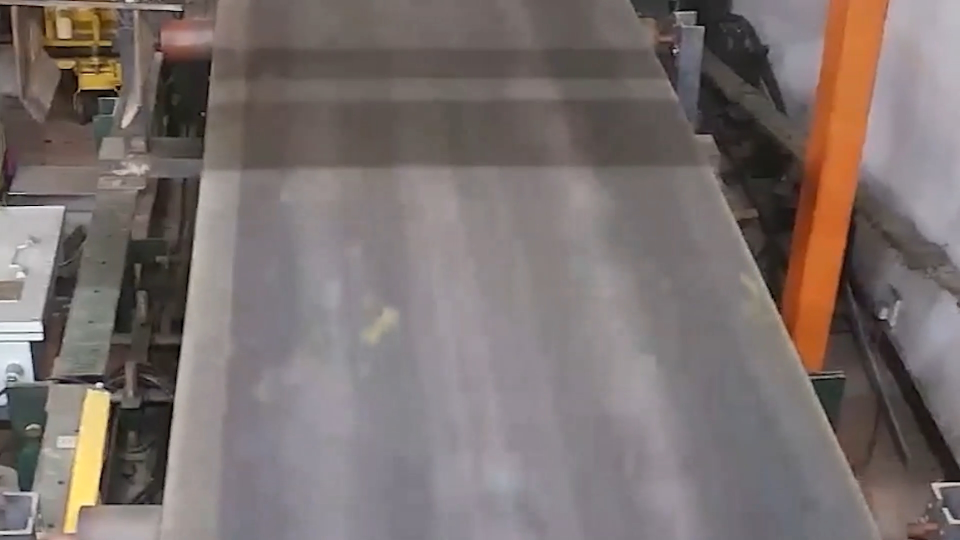
#> input picture source/belt10.jpg, 1920 x 1080 px, found by its file name (shown at 1/2 size)
$ python img_process.py
#> lines starting #> are read from the running program, lines starting #| are printed output that depends on the picture; after the words box and inside, x2 and y2 are one past the last pixel; in counts of white or black regions, pixels touching at a corner belong together
import numpy as np
import cv2

INITIAL_ROI = True
FURTHER_ROI = False
CENTER = 995


class process():

    def cvShow(self, img, name):
        """
        显示可调控窗口
        :parmam img: 原始图像
        :parmam name: 生成图像窗口名称
        """
        cv2.namedWindow(name, cv2.WINDOW_NORMAL)
        cv2.imshow(name, img)

    def retinex(self, image, sigma_list):
        self.retinex_output = np.zeros_like(image)
        for self.sigma in sigma_list:
            # 对图像应用高斯模糊
            self.blurred = cv2.GaussianBlur(image, (0, 0), self.sigma)
            image[image == 0] = 1e-10
            self.blurred[self.blurred == 0] = 1e-10
            # 计算原始图像和模糊图像的对数差值
            self.log_scale_diff = np.log(image) - np.log(self.blurred)

            # 将对数差值添加到输出中
            self.retinex_output += self.log_scale_diff

        # 对输出图像进行归一化
        self.retinex_output = (self.retinex_output / len(sigma_list)) * 255
        self.retinex_output = np.uint8(np.clip(self.retinex_output, 0, 255))

        return self.retinex_output

    def inital_process(self, img):
        """
        图片进行初步处理
        :param img: 原始图像
        :return: 返回初步处理图像
        """
        # 灰度处理
        self.gray = cv2.cvtColor(img, cv2.COLOR_BGR2GRAY)
        '''
        # 图像增强
        clahe = cv2.createCLAHE(
            clipLimit=2.0, tileGridSize=(10, 10))  # 对图像进行分割,10*10
        gray = clahe.apply(gray)  # 进行直方图均衡化
        # 高斯滤波
        blur = cv2.GaussianBlur(gray, (3, 3), 1)
        kernel_2 = np.ones((3, 3), np.uint8)
        # 腐蚀膨胀操作
        erosion = cv2.erode(blur, kernel=kernel_2, iterations=2)
        dilate = cv2.dilate(erosion, kernel_2, iterations=1)

        edges = cv2.Canny(dilate, 250, 180)
        '''

        # 改进Retinex增强图像
        self.sigma_list = [15, 80, 250]
        self.image = self.gray.astype(np.float32) / 255.0
        self.image = self.retinex(self.image, self.sigma_list)
        # 边缘检测
        self.edges = cv2.Canny(self.image, 250, 180)

        return self.edges

    def region_of_interest(self, img, vertices, sign):
        """
        生成ROI区域
        :param img: 原始图像,是提取了物体边缘的图像
        :param vertices: 多边形坐标
        :return: 返回只保留了ROI区域内的物体边缘的图像
        """
        # 生成和img大小一致的图像矩阵,全部填充0(黑色)
        self.roi = np.zeros_like(img)
        # vertices即梯形区域顶点,填充梯形内部区域为白色
        if (sign):
            self.ignore_mask_color = 255
        else:
            self.roi = cv2.bitwise_not(self.roi)
            self.ignore_mask_color = 0
        # 填充函数,将vertices多边形区域填充为指定的灰度值
        cv2.fillPoly(self.roi, vertices, color=self.ignore_mask_color)
        # 显示ROI区域
        # cvShow(roi, 'ROI')
        # cv2.waitKey(0)
        # cv2.destroyAllWindows()
        # 两张图片上的像素进行与操作,ROI区域中已经填充白色,其他是黑色
        # img中是canny算子提取的物体边缘是白色，其他区域是黑色
        # 黑色与黑色与运算还是黑色，白色与白色与运算还是白色，白色与黑色与运算是黑色
        # bitwise_and即两张图片上相同位置像素点上的灰度值进行与运算
        self.masked_image = cv2.bitwise_and(img, self.roi)
        # cvShow(masked_image, 'masked_image')
        # cv2.waitKey(0)
        # cv2.destroyAllWindows()
        return self.masked_image

    def calculate_slope(self, line):
        """
        计算斜率
        :param line: np.array([[x_1,y_1,x_2,y_2]])
        :return:
        """
        self.x_1, self.y_1, self.x_2, self.y_2 = line[0]
        return (self.y_2 - self.y_1) / (self.x_2 - self.x_1)

    def bypass_angle_filter(self, lines, low_thres, high_thres):
        """
        角度滤波器
        :param lines: 概率霍夫变换得到的直线的端点对集合
        :param low_thres:低阈值
        :param high_thres:高阈值
        :return:得到过滤后的直线端点对集合
        """
        self.filtered_lines = []
        if lines is None:
            return self.filtered_lines
        for self.line in lines:
            for self.x1, self.y1, self.x2, self.y2 in self.line:
                # 过滤掉角度0或90度的直线
                if self.x1 == self.x2 or self.y1 == self.y2:
                    continue
                # 保留角度在low_thres到high_thres之间的直线,角度按360度的标度来算
                self.angle = abs(
                    np.arctan((self.y2 - self.y1) / (self.x2 - self.x1)) * 180 / np.pi)
                if low_thres < self.angle < high_thres:
                    self.filtered_lines.append(
                        [[self.x1, self.y1, self.x2, self.y2]])
        return self.filtered_lines

    def reject_abnormal_lines(self, lines, threshold):
        """
        剔除斜率不一致线段
        :param lines: 线段集合,np.array([[x_1,y_1,x_2,y_2]])
        :return:
        """
        # 计算线段斜率集合
        self.slopes = [self.calculate_slope(line) for line in lines]
        while len(lines) > 0:
            # 计算斜率平均值
            self.mean = np.mean(self.slopes)
            # 计算斜率与平均值差值集合
            self.diff = [abs(self.s - self.mean) for self.s in self.slopes]
            # 索引差值最大值下标
            idx = np.argmax(self.diff)
            if self.diff[idx] > threshold:
                # 删除此直线
                self.slopes.pop(idx)
                lines.pop(idx)
            else:
                break
        return lines

    def least_squares_fit(self, lines):
        """
        将lines中的线段拟合成一条
        :param lines: 线段集合,np.array([[x_1,y_1,x_2,y_2]])
        :return: 线段上两点,np.array([[xmin,ymin],[xmax,ymax]])
        """
        # 取出所有坐标点
        self.x_coords = np.ravel(
            [[line[0][0], line[0][2]] for line in lines])
        self.y_coords = np.ravel(
            [[line[0][1], line[0][3]] for line in lines])
        # 进行直线拟合,得到多项式系数 k,b
        self.poly = np.polyfit(self.x_coords, self.y_coords, deg=1)
        # 根据多项式系数,计算两个直线上的点，用于唯一确定这条直线 val用于求y = k*x + b
        self.point_min = (np.min(self.x_coords), np.polyval(
            self.poly, np.min(self.x_coords)))
        self.point_max = (np.max(self.x_coords), np.polyval(
            self.poly, np.max(self.x_coords)))
        return np.array([self.point_min, self.point_max], dtype=np.int64)

    def dispose_line(self, edges):
        """
        处理初步处理后图像生成霍夫线集合
        :param edges: 初步处理图像
        :return: lines 霍夫线集合 np.array([[x_1,y_1,x_2,y_2]])
        """
        # 霍夫变换获取所有线段
        self.lines = cv2.HoughLinesP(edges, 1, np.pi/180, threshold=30,
                                     minLineLength=10, maxLineGap=100)
        # lines = cv2.HoughLinesP(masked, 1, np.pi/180, threshold=100,
        #                     minLineLength=100, maxLineGap=30)
        return self.lines

    def generate_line(self, lines):
        """
        生成所需绘制线条
        :param lines: 初步处理图像
        :return: left_line,right_line 所生成两侧直线点集np.array([[x_1,y_1],[x_2,y_2]])
        """

        self.re_lines = self.bypass_angle_filter(lines, 60, 90)

        self.re_lines_len = len(self.re_lines)
        # 按照斜率划分皮带左右侧
        # 列表生成式
        self.left_belt = [
            line for line in self.re_lines if self.calculate_slope(line) < 0]

        self.left_belt_len = len(self.left_belt)

        self.right_belt = [
            line for line in self.re_lines if self.calculate_slope(line) > 0]

        self.right_belt_len = len(self.right_belt)

        # 过滤线段
        self.left_belt = self.reject_abnormal_lines(self.left_belt, 0.005)

        self.left_belt_after_len = len(self.left_belt)

        self.right_belt = self.reject_abnormal_lines(self.right_belt, 0.005)

        self.right_belt_after_len = len(self.right_belt)

        # 线段拟合
        self.left_line = self.least_squares_fit(self.left_belt)
        self.right_line = self.least_squares_fit(self.right_belt)

        return self.left_line, self.right_line, self.re_lines_len, self.left_belt_len, self.right_belt_len, self.left_belt_after_len, self.right_belt_after_len

    def img_show(self, img, left_line, right_line, sign):
        """
        图像中绘制线段
        :param img: 输入图像
        :param left_line: 左侧线段点
        :param right_line: 右侧线段点
        """
        if (sign):
            cv2.line(img, left_line, right_line,
                     color=(0, 255, 0), thickness=5)
        else:
            cv2.line(img, left_line, right_line,
                     color=(0, 0, 255), thickness=5)

    def line_pro_count(self, img, left_line, right_line):
        """
        图像中延伸并绘制线段
        :param img: 输入图像
        :param left_line: 左侧线段点
        :param right_line: 右侧线段点
        """
        # 取出左右线条点
        self.left_src_line_1 = tuple(left_line[0])
        self.left_src_line_2 = tuple(left_line[1])
        self.right_src_line_1 = tuple(right_line[0])
        self.right_src_line_2 = tuple(right_line[1])
        # 设置延伸方位
        self.y_up = 350
        self.y_down = 900
        self.y_buttom = 1000
        # 计算左右侧斜率与截距
        self.left_k = (self.left_src_line_2[1] - self.left_src_line_1[1]) / \
            (self.left_src_line_2[0] - self.left_src_line_1[0])
        self.left_b = self.left_src_line_1[1] - \
            self.left_k * self.left_src_line_1[0]
        self.right_k = (self.right_src_line_2[1] - self.right_src_line_1[1]) / \
            (self.right_src_line_2[0] - self.right_src_line_1[0])
        self.right_b = self.right_src_line_1[1] - \
            self.right_k * self.right_src_line_1[0]
        # 计算左侧延长点
        self.left_x_up = int((self.y_up - self.left_b)/self.left_k)
        self.left_up = (self.left_x_up, self.y_up)
        self.left_x_down = int((self.y_down - self.left_b)/self.left_k)
        self.left_down = (self.left_x_down, self.y_down)
        self.left_x_buttom = int((self.y_buttom - self.left_b)/self.left_k)
        # 计算右侧延长点
        self.right_x_up = int((self.y_up - self.right_b)/self.right_k)
        self.right_up = (self.right_x_up, self.y_up)
        self.right_x_down = int((self.y_down - self.right_b)/self.right_k)
        self.right_down = (self.right_x_down, self.y_down)
        self.right_x_buttom = int((self.y_buttom - self.right_b)/self.right_k)

        # 计算皮带中心点坐标
        self.pixels_between_lines = (
            self.left_x_buttom + self.right_x_buttom)/2

        self.data = self.pixels_between_lines - CENTER
        self.dataP = abs(self.data)
        # 判定跑偏并绘制边缘线
        if (self.data > 0):
            self.thresh_right = int(self.pixels_between_lines*0.03)
            if (self.dataP > self.thresh_right):
                self.img_show(img, self.left_up, self.left_down, False)
                self.img_show(img, self.right_up, self.right_down, False)

                res = "右侧跑偏"
            else:
                self.img_show(img, self.left_up, self.left_down, True)
                self.img_show(img, self.right_up, self.right_down, True)

                res = "正常"
        else:
            self.thresh_left = int(self.pixels_between_lines * 0.05)
            if (self.dataP > self.thresh_left):
                self.img_show(img, self.left_up, self.left_down, False)
                self.img_show(img, self.right_up, self.right_down, False)

                res = "左侧跑偏"
            else:
                self.img_show(img, self.left_up, self.left_down, True)
                self.img_show(img, self.right_up, self.right_down, True)

                res = "正常"

        return res
    '''
        # 判定跑偏并绘制边缘线
        if (data > thresh):
            cv2.line(img, left_up, left_down, color=(0, 0, 255), thickness=5)
            cv2.line(img, right_up, right_down, color=(0, 0, 255), thickness=5)
            if((pixels_between_lines - CENTER) > 0):
                print("右侧跑偏")
            else:
                print("左侧跑偏")
        else:
            cv2.line(img, left_up, left_down, color=(0, 255, 0), thickness=5)
            cv2.line(img, right_up, right_down, color=(0, 255, 0), thickness=5)
            print("正常")
    '''


class show(process):
    def __init__(self):
        super().__init__()

        img = cv2.imread('D:\Project\Python\img\\belt10.jpg')
#> img is the input picture: shape (1080, 1920, 3); mean B, G, R 110.1, 112.4, 122.6
        time_start = cv2.getTickCount()
        imgCopy = img.copy()
        edges = self.inital_process(img)
#> in inital_process, `self.gray = cv2.cvtColor(img, cv2.COLOR_BGR2GRAY)`:
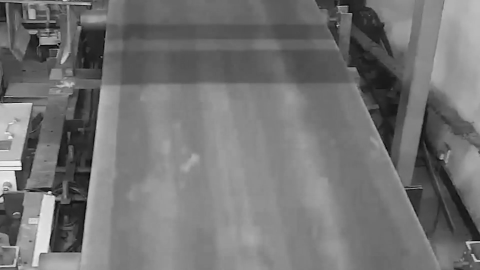
#> self.gray: shape (1080, 1920) (shown at 1/4 size); min 0, max 255, mean 115.2
#> the loop in retinex, `for self.sigma in sigma_list:` made 3 passes
#> pass 1, in retinex, `self.blurred = cv2.GaussianBlur(image, (0, 0), self.sigma)`:
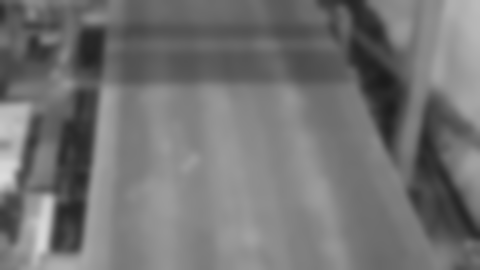
#> self.blurred: shape (1080, 1920) float32 (shown at 1/4 size); min 0.108, max 0.863, mean 0.452
#> pass 1, in retinex, `self.log_scale_diff = np.log(image) - np.log(self.blurred)`:
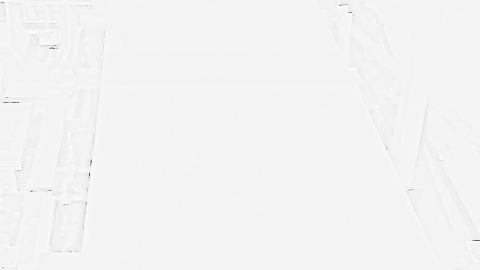
#> self.log_scale_diff: shape (1080, 1920) float32 (shown at 1/4 size); min -22.41, max 1.01, mean -0.0266; drawn with min black and max white
#> after the loop in retinex, `for self.sigma in sigma_list:`:
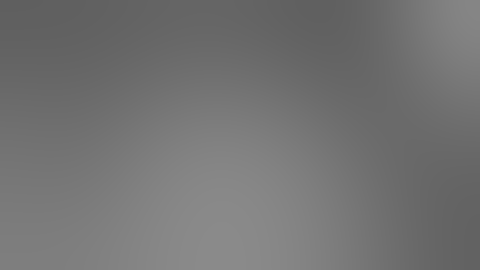
#> self.blurred: shape (1080, 1920) float32 (shown at 1/4 size); min 0.376, max 0.544, mean 0.452
#> in retinex, `self.retinex_output = np.uint8(np.clip(self.retinex_output, 0, 255))`:
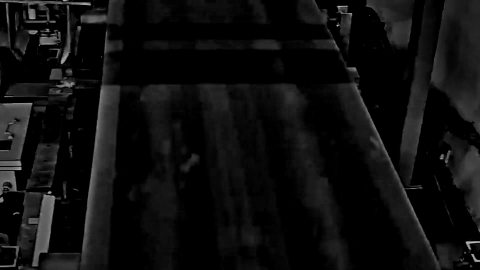
#> self.retinex_output: shape (1080, 1920) (shown at 1/4 size); min 0, max 221, mean 14
#> in inital_process, `self.edges = cv2.Canny(self.image, 250, 180)`:
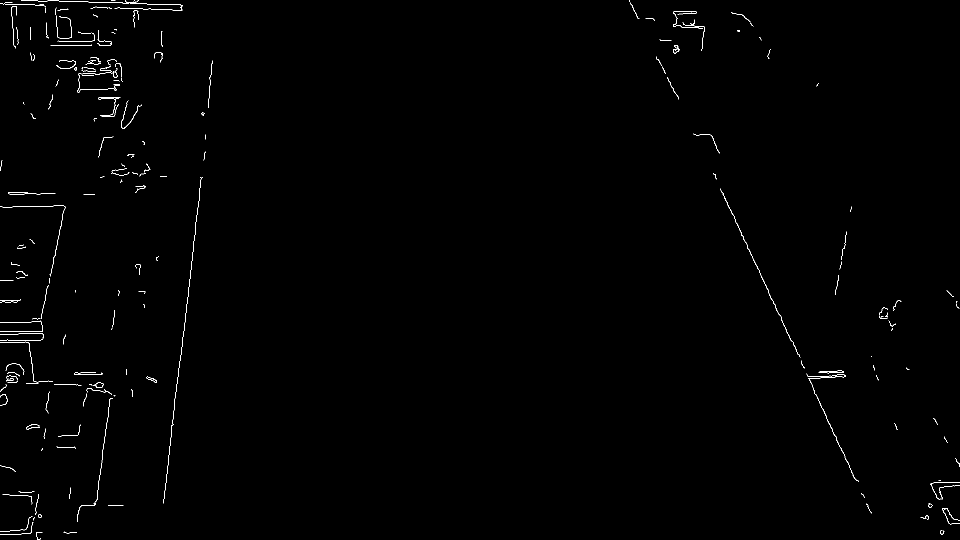
#> self.edges: shape (1080, 1920) (shown at 1/2 size); 0.48% white in thin lines or dots
        # 初步过滤
        vertices = np.array(
            [[[150, 730], [301, 380], [1453, 380], [1618, 730]]])
        masked = self.region_of_interest(
            edges, vertices=vertices, sign=INITIAL_ROI)
#> in region_of_interest, `cv2.fillPoly(self.roi, vertices, color=self.ignore_mask_color)`:
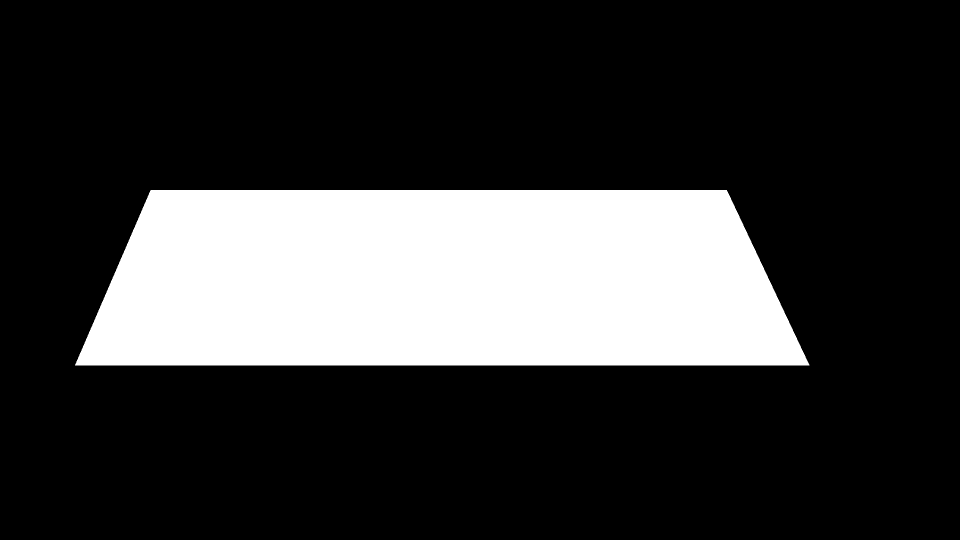
#> self.roi: shape (1080, 1920) (shown at 1/2 size); 22.2% white; 1 white region, box (x1, y1, x2, y2) and area: (150, 380, 1619, 731) 460159
        # 右侧过滤
        # 第一次
        vertices_further_1 = np.array(
            [[[1570, 730], [1500, 540], [1600, 540], [1700, 730]]])
        masked = self.region_of_interest(
            masked, vertices=vertices_further_1, sign=FURTHER_ROI)
#> (the rest of the program and of its run is left out)
